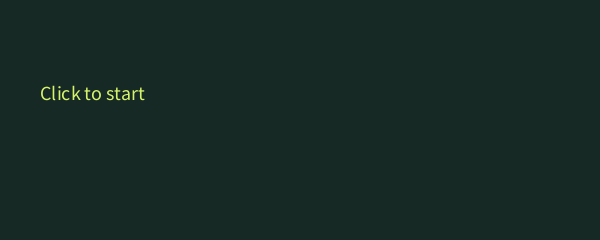
Frame 1 (no input)
Frame 60 (the mouse pressed at the canvas centre just before this capture): identical to frame 1, image omitted
Frame 120 (the mouse held since frame 60 and released just before this capture): identical to frame 1, image omitted

The Processing sketch that drew this single still picture (run headless with seeded random() and noise(); from frame 60 on, the mouse is pressed at the canvas centre):

// Processing sketch: ModeStudy
// ── ModeStudy.pde
// Original AI-assisted Intro Java teaching example. Java mode.
int mode = 0; // 0: title, 1: play, 2: end
float x = 40;
void setup() { size(600, 240); }
void draw() {
  background(23, 41, 36);
  fill(212, 243, 108);
  textSize(20);
  if (mode == 0) {
    text("Click to start", 40, 100);
  } else if (mode == 1) {
    x += 2;
    noStroke(); circle(x, 120, 30);
    if (x > width + 15) mode = 2;
  } else {
    text("Finished. Release R to reset.", 40, 100);
  }
}
void mouseClicked() {
  if (mode == 0) mode = 1;
}
void keyReleased() {
  if (key == 'r' || key == 'R') resetWorld();
}
void resetWorld() {
  x = 40;
  mode = 0;
}
